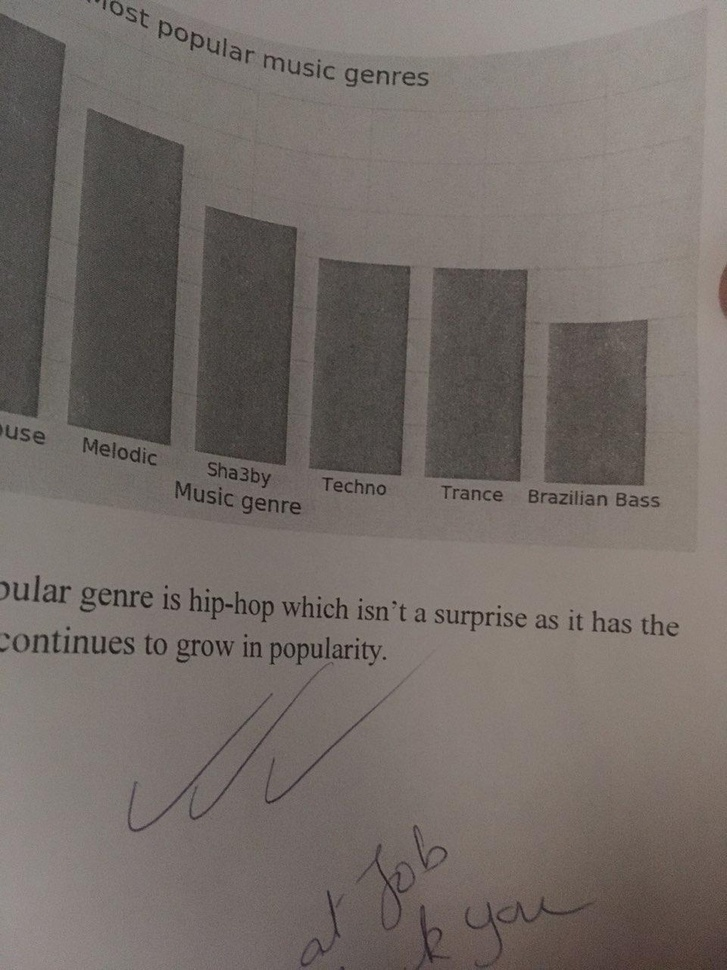
#> input picture book.jpg, 727 x 970 px, shrunk from 960 x 1280 before the run, given in place of the camera
$ python edgeDetection.py   (older library calls are emulated)
#> lines starting #> are read from the running program, lines starting #| are printed output that depends on the picture
#!/usr/bin/env python3
import cv2

cap = cv2.VideoCapture(0)

while True:
	_,frame = cap.read()
#> frame is the input picture: shape (970, 727, 3); mean B, G, R 103.9, 108.5, 116.6

	laplacian = cv2.Laplacian(frame, cv2.CV_64F)
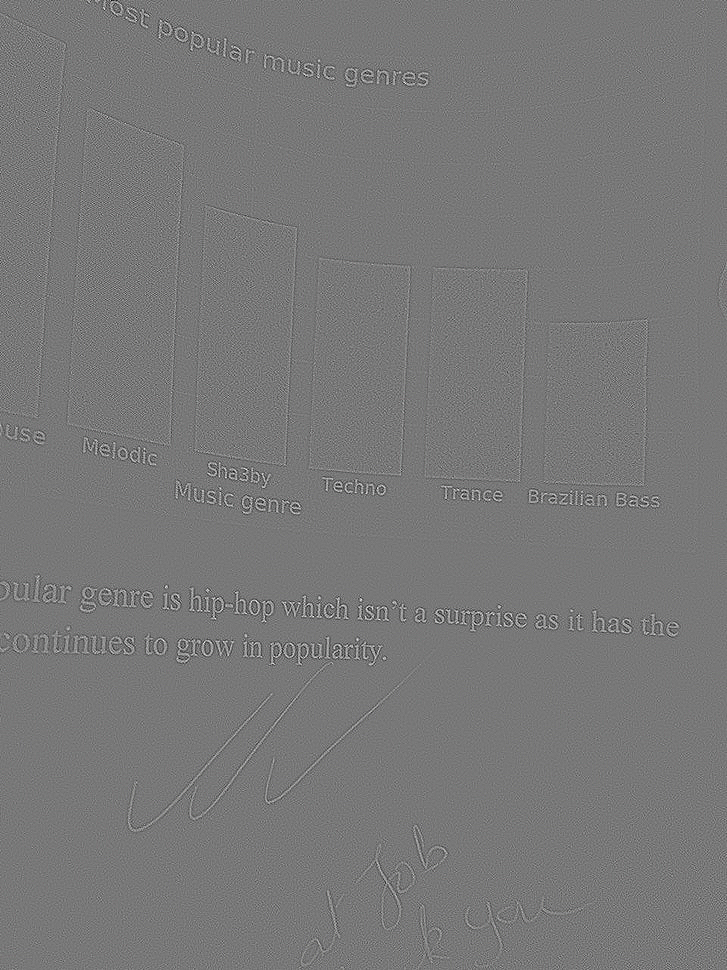
#> laplacian: shape (970, 727, 3) float64; mean B, G, R 0, 0, 0; drawn with min black and max white

	sobelx = cv2.Sobel(frame, cv2.CV_64F, 1, 0, ksize=5)
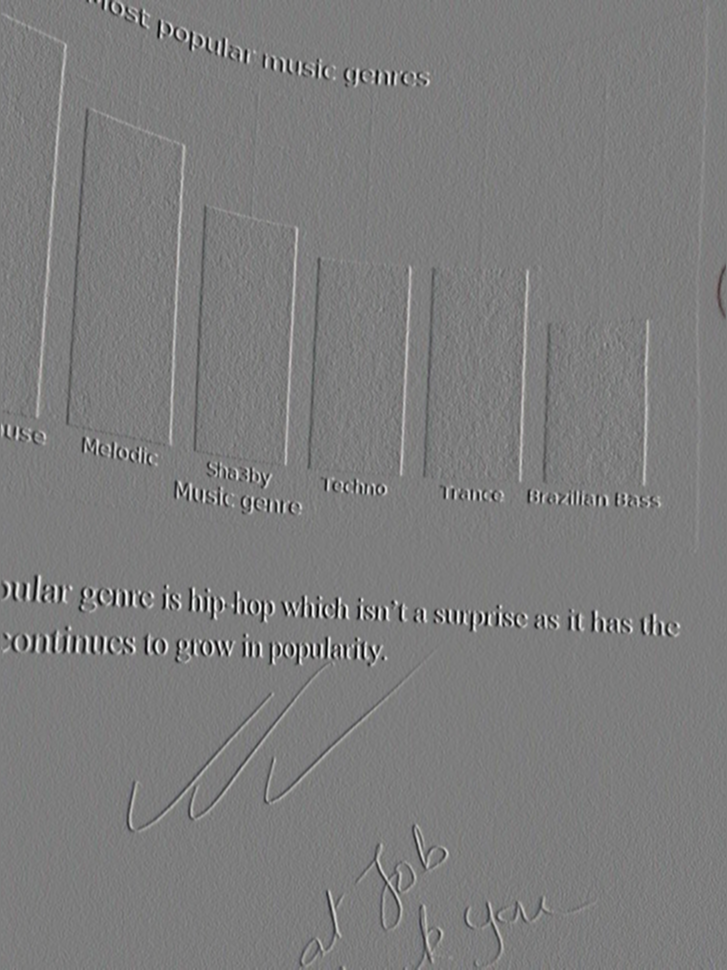
#> sobelx: shape (970, 727, 3) float64; mean B, G, R 2.4, 3, 4.4; drawn with min black and max white
	sobely = cv2.Sobel(frame, cv2.CV_64F, 0, 1, ksize=5)
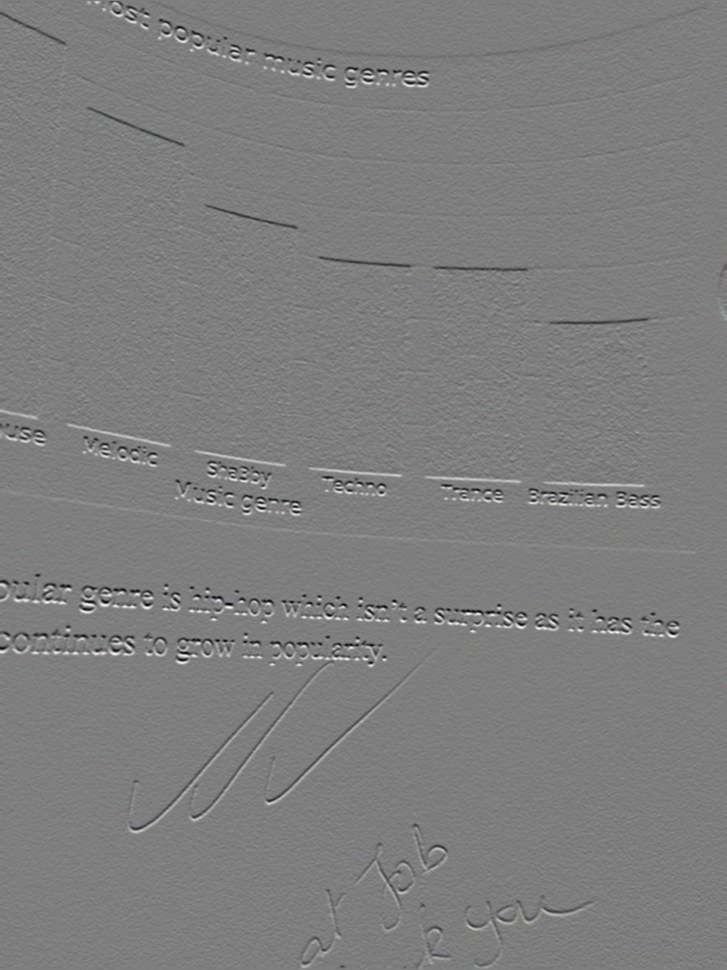
#> sobely: shape (970, 727, 3) float64; mean B, G, R -6.1, -6, -5.2; drawn with min black and max white

	edges = cv2.Canny(frame, 50, 100)
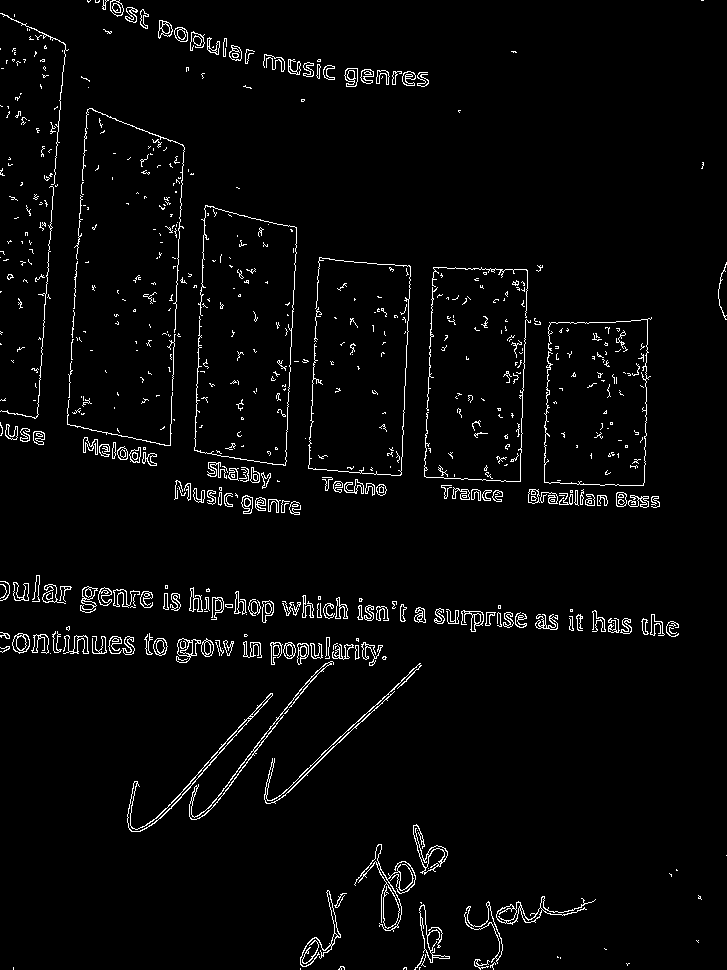
#> edges: shape (970, 727); 3.1% white in thin lines or dots

	# [4 lines of commented-out code are left out]
	cv2.imshow("edges", edges)

	k = cv2.waitKey(5) & 0xFF
#> (key Esc is pressed here)
	if k == 27:
		break


cv2.destroyAllWindows()
cap.release()
